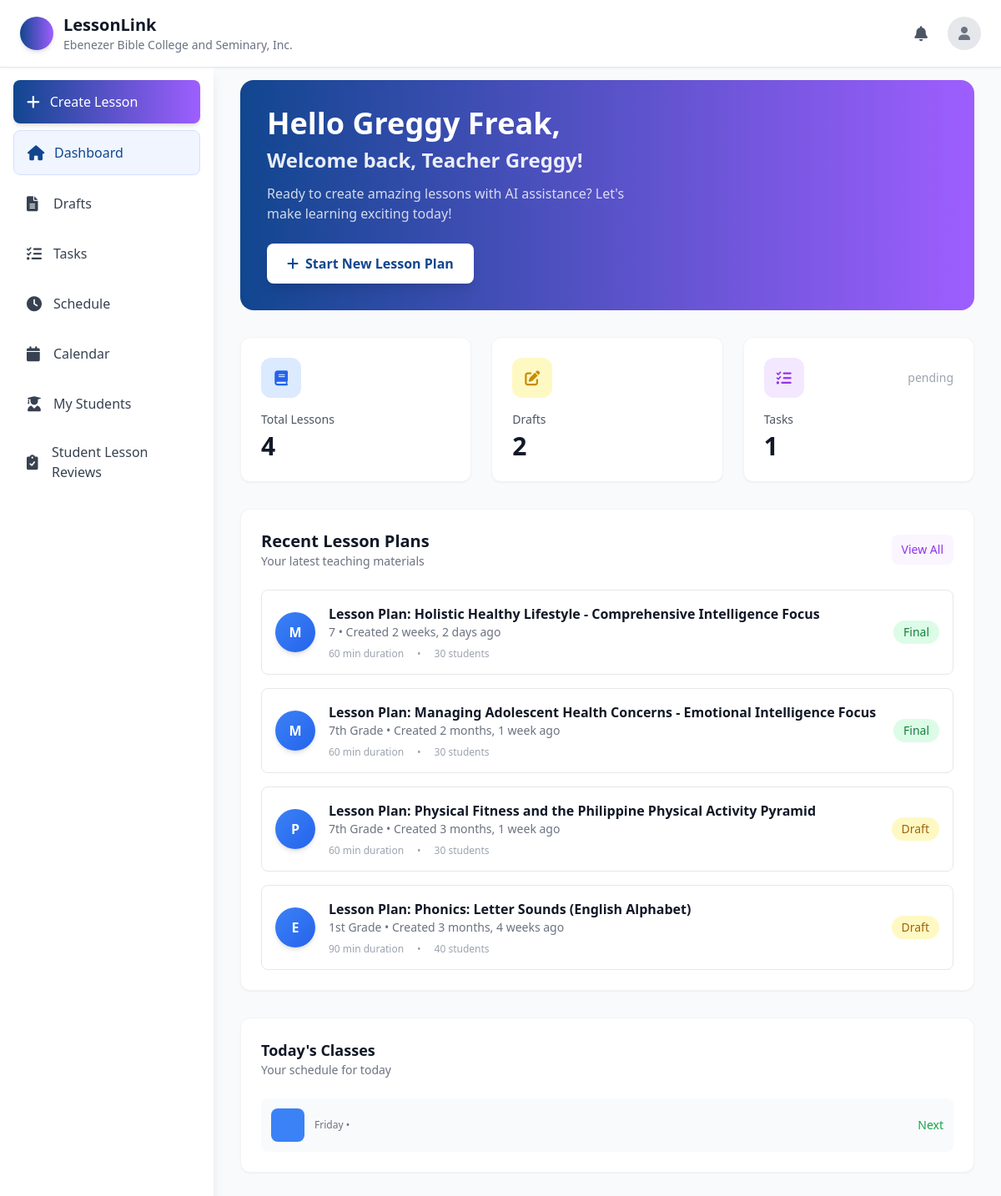
The page /dashboard/ (signed in) on the database as committed earlier.
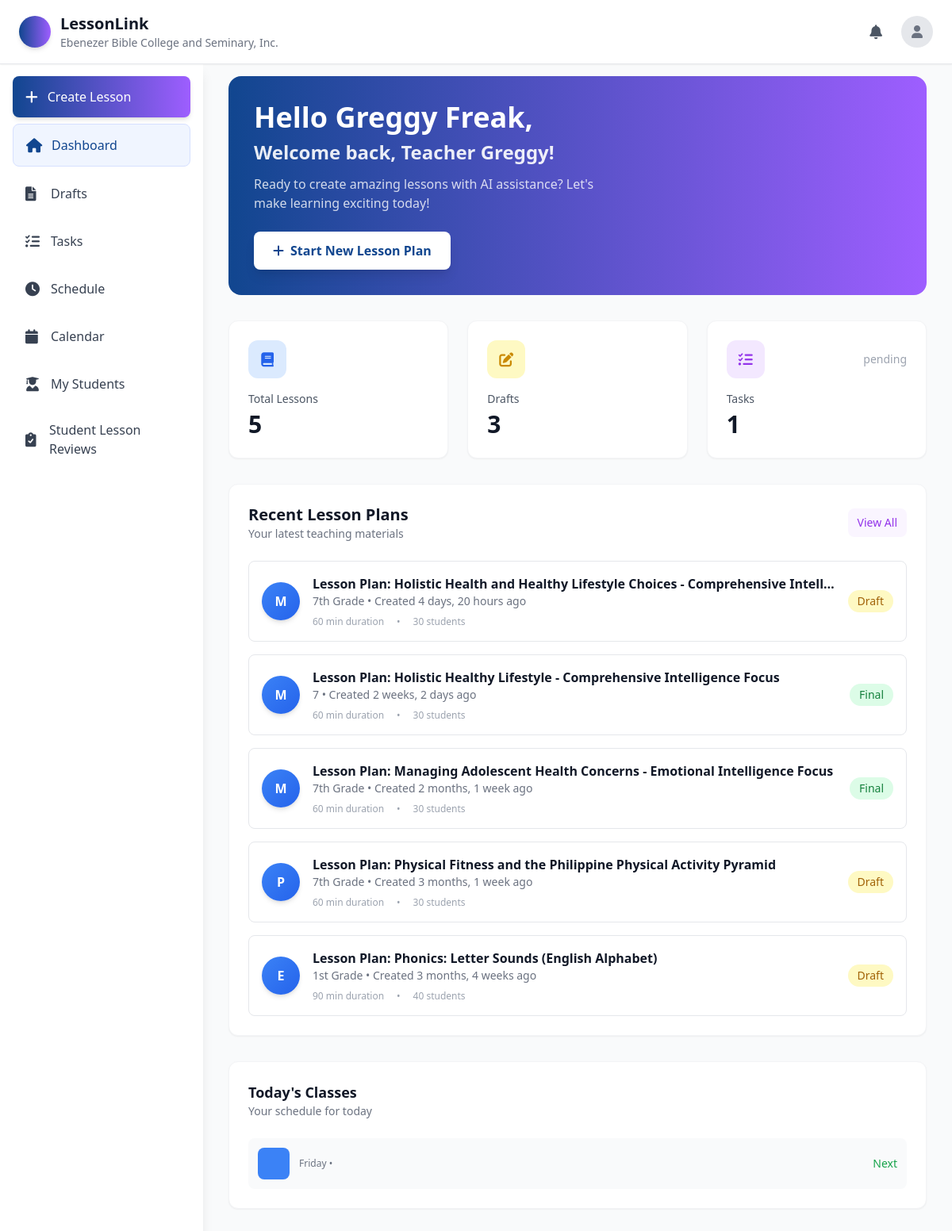
The same page on the database as committed later.
### lessonGenerator/models.py (models this page shows, shortened)
class LessonPlan(models.Model):
    DRAFT = 'draft'
    FINAL = 'final'
    STATUS_CHOICES = [
        (DRAFT, 'Draft'),
        (FINAL, 'Final'),
    ]
    INTELLIGENCE_TYPE_CHOICES = [
        ('comprehensive', 'Comprehensive (IQ+EQ+SQ+AQ)'),
        ('cognitive', 'Cognitive Focus (IQ) - Logical & Analytical'),
        ('emotional', 'Emotional Focus (EQ) - Self & Social Awareness'),
        ('social', 'Social Focus (SQ) - Collaboration & Communication'),
        ('resilience', 'Resilience Focus (AQ) - Perseverance & Adaptability'),
        ('differentiated', 'Differentiated Mix - All Types with Varied Activities'),
    ]
    title = models.CharField(max_length=200)
    subject = models.CharField(max_length=100)
    grade_level = models.CharField(max_length=50)
    quarter = models.CharField(max_length=50, blank=True)
    duration = models.IntegerField(help_text="Duration in minutes")
    population = models.IntegerField(help_text="Number of students")
    learning_objectives = models.TextField()
    subject_matter = models.TextField()
    materials_needed = models.TextField()
    introduction = models.TextField()
    instruction = models.TextField()
    application = models.TextField()
    evaluation = models.TextField()
    assessment = models.TextField()
    melc_code = models.CharField(max_length=50, blank=True)
    content_standard = models.TextField(blank=True)
    performance_standard = models.TextField(blank=True)
    learning_competency = models.TextField(blank=True)
    values_integration = models.TextField(blank=True)
    cross_curricular = models.TextField(blank=True)
    generated_content = models.TextField()
    status = models.CharField(max_length=10, choices=STATUS_CHOICES, default=DRAFT)
    auto_approved = models.BooleanField(default=False, help_text="Automatically approved for department heads")
    created_by = models.ForeignKey(settings.AUTH_USER_MODEL, on_delete=models.CASCADE)
    created_at = models.DateTimeField(auto_now_add=True)
    updated_at = models.DateTimeField(auto_now=True)
    intelligence_type = models.CharField(
        max_length=20,
        choices=INTELLIGENCE_TYPE_CHOICES,
        default='comprehensive',
        help_text="Type of intelligence to focus lesson plan adaptation on"
    )

### lesson/models.py (models this page shows, shortened)
class Schedule(models.Model):
    DAY_CHOICES = [
        ('monday', 'Monday'),
        ('tuesday', 'Tuesday'),
        ('wednesday', 'Wednesday'),
        ('thursday', 'Thursday'),
        ('friday', 'Friday'),
        ('saturday', 'Saturday'),
        ('sunday', 'Sunday'),
    ]
    user = models.ForeignKey(settings.AUTH_USER_MODEL, on_delete=models.CASCADE, related_name='schedules')
    title = models.CharField(max_length=200, default='New Class')  # Add default
    day = models.CharField(max_length=20, choices=DAY_CHOICES, default='monday')  # Add default
    start_time = models.TimeField(default='08:00:00')  # Add default
    end_time = models.TimeField(default='09:00:00')  # Add default
    instructor = models.CharField(max_length=200, default='Instructor')  # Add default
    color = models.CharField(max_length=20, default='#3b82f6')
    description = models.TextField(blank=True, null=True)
    created_at = models.DateTimeField(default=timezone.now)  # Changed from auto_now_add=True
    updated_at = models.DateTimeField(auto_now=True)
    class Meta:
        ordering = ['day', 'start_time']
        unique_together = ['user', 'day', 'start_time', 'end_time']

### lesson/views.py (the view)
# urls.py: path('dashboard/', dashboard, name='dashboard'),
@login_required
def dashboard(request):
    if hasattr(request, 'user') and request.user.is_authenticated:
        user_role = request.user.role
        if user_role == "Department Head":
            messages.info(request, "Redirected to Department Head dashboard")
            return redirect('Dep_Dash')
        elif user_role == "Student Teacher":
            messages.info(request, "Redirected to Student Teacher dashboard")
            return redirect('st_dash')
        elif user_role in ["Admin", "Supervisor"]:
            messages.info(request, "Redirected to Admin dashboard")
            return redirect('admin_dashboard')
    user = request.user
    if not request.session.get('welcome_shown'):
        messages.success(request, f"Welcome back, {user.first_name}!")
        request.session['welcome_shown'] = True
    from lessonGenerator.models import LessonPlan
    total_lesson_plans = LessonPlan.objects.filter(created_by=user).count()
    draft_lesson_plans = LessonPlan.objects.filter(created_by=user, status='draft').count()
    total_tasks = Task.objects.filter(user=user).count()
    recent_lesson_plans = LessonPlan.objects.filter(created_by=user).order_by('-created_at')[:5]
    supervised_students = []
    if user.role == 'Teacher':
        supervised_students = User.objects.filter(
            supervising_teacher=user,
            is_active=True,
            role='Student Teacher'
        ).select_related('school').order_by('first_name', 'last_name')
        print(f"DEBUG: Teacher {user.email} has {supervised_students.count()} students")
        for student in supervised_students:
            print(f"DEBUG: Student - {student.email}")
    from django.utils import timezone
    today = timezone.localtime(timezone.now()).strftime('%A').lower()
    todays_schedule = Schedule.objects.filter(user=user, day=today).order_by('start_time')
    return render(request, 'dashboard.html', {
        'user': user,
        'full_name': user.full_name,
        'total_tasks': total_tasks,
        'total_lesson_plans': total_lesson_plans,
        'draft_lesson_plans': draft_lesson_plans,
        'recent_lesson_plans': recent_lesson_plans,
        'todays_schedule': todays_schedule,
        'today_display': timezone.localtime(timezone.now()).strftime('%A'),  # For display
        'supervised_students': supervised_students,  # ADD THIS LINE
    })

### lesson/context_processors.py (called while the page is built)
def user_school_info(request):
    if request.user.is_authenticated:
        try:
            return {
                'user_school': request.user.school,
            }
        except Exception as e:
            print(f"Context processor error: {e}")
            return {}
    return {}

### lesson/models.py (called while the page is built)
    @property
    def full_name(self):
        parts = [self.first_name]
        if self.middle_name:
            parts.append(self.middle_name)
        parts.append(self.last_name)
        return ' '.join(parts).strip()

### lesson/templates/Dashboard.html (shortened to what the changed rows need)
<!DOCTYPE html>
<html lang="en">
<head>
    <script src="https://cdn.tailwindcss.com"></script>
    <link href="https://cdnjs.cloudflare.com/ajax/libs/font-awesome/6.0.0/css/all.min.css" rel="stylesheet">
</head>
<body class="bg-gray-50 min-h-screen">
    <header class="bg-white shadow-sm border-b fixed top-0 left-0 right-0 z-40">
        <div class="flex items-center justify-between px-4 py-3 md:px-6 md:py-4">
            <div class="flex items-center space-x-3 flex-1 md:flex-none">
                <div class="hidden sm:block">
                    <h1 class="text-xl font-bold text-gray-900">LessonLink</h1>
                </div>
            </div>
        </div>
    </header>
    <div class="flex pt-16">
        <main class="flex-1 p-4 md:p-6 lg:p-8 max-w-full md:ml-64">
            <div class="bg-gradient-to-r from-[#11468F] to-[#9E5EFF] rounded-2xl p-6 md:p-8 text-white mb-8">
                <div>
                    <h2 class="text-2xl md:text-3xl lg:text-4xl font-bold mb-2">Hello {{ user.first_name }} {{ user.last_name }},</h2>
                </div>
            </div>
            <div class="grid grid-cols-1 sm:grid-cols-2 lg:grid-cols-3 gap-4 md:gap-6 mb-8">
                <div class="bg-white rounded-xl p-6 shadow-sm hover:shadow-md transition-shadow border border-gray-100">
                    <div class="flex items-center justify-between mb-4">
                        <div class="w-12 h-12 bg-blue-100 rounded-xl flex items-center justify-center">
                        </div>
                    </div>
                    <h3 class="text-gray-600 font-medium text-sm mb-1">Total Lessons</h3>
                    <p class="text-3xl font-bold text-gray-900">{{ total_lesson_plans }}</p>
                </div>
                <div class="bg-white rounded-xl p-6 shadow-sm hover:shadow-md transition-shadow border border-gray-100">
                    <div class="flex items-center justify-between mb-4">
                        <div class="w-12 h-12 bg-yellow-100 rounded-xl flex items-center justify-center">
                        </div>
                    </div>
                    <h3 class="text-gray-600 font-medium text-sm mb-1">Drafts</h3>
                    <p class="text-3xl font-bold text-gray-900">{{ draft_lesson_plans }}</p>
                </div>
            </div>
            <div class="grid grid-cols-1 xl:grid-cols-3 gap-6 lg:gap-8">
                <div class="xl:col-span-2 bg-white rounded-xl shadow-sm border border-gray-100 p-6">
                    <div class="space-y-4">
                        {% for lesson_plan in recent_lesson_plans %}
                        <div
                            class="flex items-center space-x-4 p-4 border border-gray-200 rounded-lg hover:border-purple-200 transition-colors">
                            <div
                                class="w-12 h-12 bg-gradient-to-br from-blue-500 to-blue-600 rounded-full flex items-center justify-center flex-shrink-0 shadow-md">
                                <span class="text-white font-bold">{{ lesson_plan.subject|first|upper }}</span>
                            </div>
                            <div class="flex-1 min-w-0">
                                <h4 class="font-semibold text-gray-900 truncate">{{ lesson_plan.title }}</h4>
                                <p class="text-gray-500 text-sm">{{ lesson_plan.grade_level }} • Created {{ lesson_plan.created_at|timesince }} ago</p>
                                <div class="flex items-center mt-2 space-x-4">
                                    <span class="text-xs text-gray-400">{{ lesson_plan.duration }} min duration</span>
                                    <span class="text-xs text-gray-400">•</span>
                                    <span class="text-xs text-gray-400">{{ lesson_plan.population }} students</span>
                                </div>
                            </div>
                            <span class="px-3 py-1 {% if lesson_plan.status == 'final' %}bg-green-100 text-green-700{% else %}bg-yellow-100 text-yellow-700{% endif %} rounded-full text-sm font-medium">
                                {{ lesson_plan.get_status_display }}
                            </span>
                        </div>
                        {% empty %}
                        <div class="text-center py-8">
                            <i class="fas fa-file-alt text-3xl text-gray-300 mb-3"></i>
                            <p class="text-gray-500">No lesson plans yet. Create your first one!</p>
                        </div>
                        {% endfor %}
                    </div>
                </div>
                <div class="space-y-6">
                    <div class="bg-white rounded-xl shadow-sm border border-gray-100 p-6">
                        <div class="space-y-4">
                            {% for schedule in todays_schedule %}
                            <div class="flex items-center justify-between p-3 {% if forloop.first %}bg-gray-50{% else %}border border-gray-200{% endif %} rounded-lg">
                                <div class="flex items-center space-x-3">
                                    <div class="w-10 h-10 bg-blue-500 rounded-lg flex items-center justify-center">
                                    </div>
                                    <div>
                                        <p class="text-gray-500 text-xs">{{ today_display }} • {{ schedule.time }}</p>
                                    </div>
                                </div>
                                <span class="{% if forloop.first %}text-green-600{% else %}text-gray-600{% endif %} text-sm font-medium">
                                    {% if forloop.first %}Next{% else %}Later{% endif %}
                                </span>
                            </div>
                            {% empty %}
                            <div class="text-center py-4">
                                <i class="fas fa-calendar-day text-xl text-gray-300 mb-2"></i>
                                <p class="text-gray-500 text-sm">No classes scheduled for today</p>
                            </div>
                            {% endfor %}
                        </div>
                    </div>
                </div>
            </div>
        </main>
    </div>
</body>
</html>

Rows that differ between the two databases and show on the page:
added LessonPlan: subject|first "M", title "Lesson Plan: Holistic Health and Healthy Lifestyle Choices - Comprehensive Intell…", grade_level "7th Grade", created_at "4 days, 20 hours", duration "60", population "30", status "Draft"
Other text that changed with them:
{{ total_lesson_plans }}: "4" → "5"
{{ draft_lesson_plans }}: "2" → "3"
